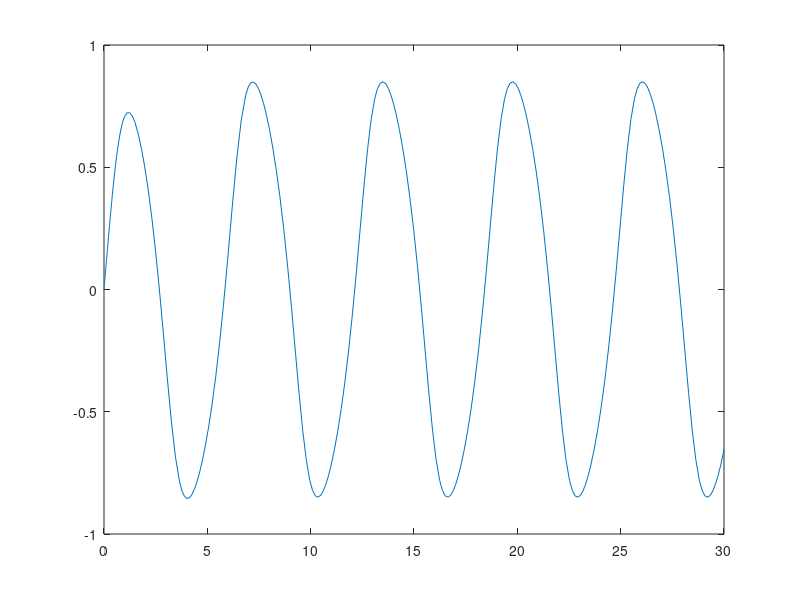

Reproduce this figure in MATLAB. (Note: this script raises an error after producing the figure.)
%% 1 Setup

tspan = [0 30];
y0 = 0;

func = @(t,y) cos(t) - y.^3;

%% 1a

[t, y] = ode45(func, tspan, y0);

plot(t, y)

%% 1b

disp( deval( ode45(func, tspan, y0), 1.513) ) 

%% 2 Setup

%% 2
